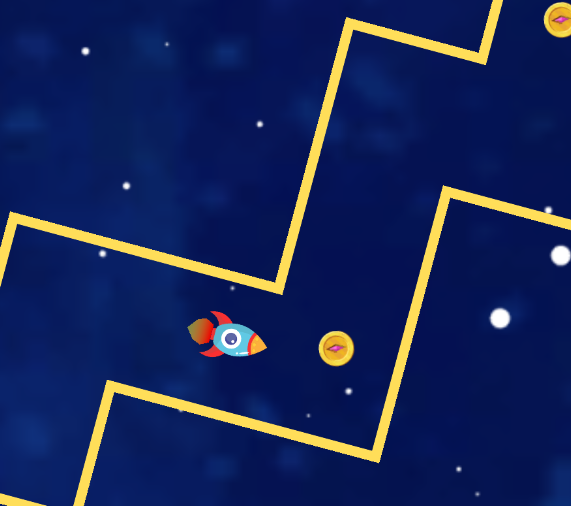
#> input picture game.png, 571 x 506 px
$ python -i edge_detection.py   (imports and definitions only)
#> lines starting #> are read from the running program, lines starting #| are printed output that depends on the picture; after the words box and inside, x2 and y2 are one past the last pixel; in counts of white or black regions, pixels touching at a corner belong together
#> further down, picture is the input picture: shape (506, 571, 3); mean B, G, R 89.2, 37.4, 23.6
import cv2
import numpy as np
from detect_ship import detect_ship


# [1 line not run here, left out]

def get_coin_locations(space_img):
    target_color = np.uint8([[[211, 96, 244]]])  # Update with your coin color
    target_color_hsv = cv2.cvtColor(target_color, cv2.COLOR_BGR2HSV)
    h, s, v = target_color_hsv[0][0]

    lower_bound = np.array([h - 10, max(0, s - 10), max(0, v - 10)])
    upper_bound = np.array([h + 10, min(255, s + 10), min(255, v + 10)])

    space_img_hsv = cv2.cvtColor(space_img, cv2.COLOR_BGR2HSV)
#> space_img_hsv: shape (506, 571, 3); mean H, S, V 107.3, 231.2, 100.1
    mask = cv2.inRange(space_img_hsv, lower_bound, upper_bound)
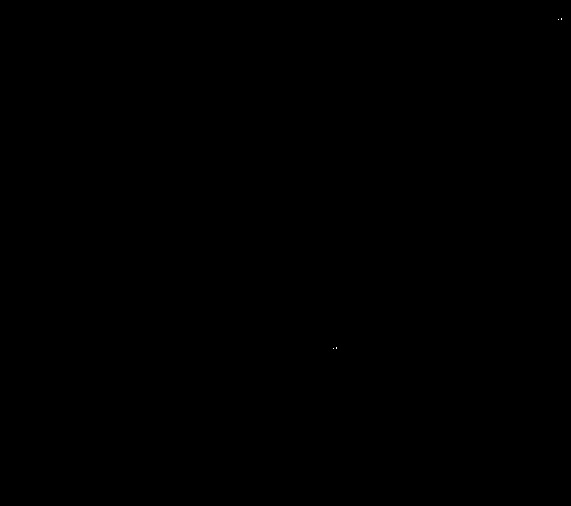
#> mask: shape (506, 571); 0% white in thin lines or dots, all inside (x1, y1, x2, y2) = (333, 18, 562, 349)
    # Return None if mask found nothing
    if np.count_nonzero(mask) == 0:
        return []

    num_labels, labels, stats, centroids = cv2.connectedComponentsWithStats(mask, connectivity=8)
#> labels: shape (506, 571) int32; 5 distinct labels, from 0 to 4
#> num_labels = 5; stats = [[0, 0, 571, 506, 288920], [558, 19, 1, 1, 1], [561, 18, 1, 2, 2], [336, 347, 1, 2, 2], [333, 348, 1, 1, 1]]; centroids = [[285, 252.5], [558, 19], [561, 18.5], [336, 347.5], [333, 348]]
    coin_locations = []
    for label in range(1, num_labels):  # Start from 1 to skip background
        coin_mask = np.where(labels == label, 255, 0).astype(np.uint8)
        nonzero_pixels = cv2.findNonZero(coin_mask)
        centroid_x = np.mean(nonzero_pixels[:, 0, 0])
        centroid_y = np.mean(nonzero_pixels[:, 0, 1])
        coin_locations.append((int(centroid_x), int(centroid_y)))
#> this loop made 4 passes
#> (nonzero_pixels, centroid_x, centroid_y) on passes 2 to 3: ([[561, 18], [561, 19]], 561, 18.5), ([[336, 347], [336, 348]], 336, 347.5)
#> coin_mask: shape (506, 571); 0% white in thin lines or dots, all inside (x1, y1, x2, y2) = (333, 348, 334, 349)
#> after the loop, coin_locations = [(558, 19), (561, 18), (336, 347), (333, 348)]

    filtered_coin_locations = []
    for i in range(len(coin_locations)):
        is_unique = True
        for j in range(i + 1, len(coin_locations)):
            x1, y1 = coin_locations[i]
            x2, y2 = coin_locations[j]
            # Check if the distance between the two coin locations is greater than 5 pixels
            if abs(x1 - x2) < 5 and abs(y1 - y2) < 5:
                is_unique = False
                break
        if is_unique:
            filtered_coin_locations.append(coin_locations[i])
#> this loop made 4 passes
#> after the loop, filtered_coin_locations = [(561, 18), (333, 348)]

    #print("Filtered Coin locations:", filtered_coin_locations)


    return filtered_coin_locations


def detect_ship_and_draw_bounding_box(img, going_up):


    def draw_boundary(angle, img):

        x, y = detect_ship(img)
        angle_radians = np.deg2rad(angle)

        # Calculate the endpoint coordinates
        end_x = int(x + 1000 * np.cos(angle_radians))
        end_y = int(y + 1000 * np.sin(angle_radians))

        # Draw the line
        cv2.line(img, (x, y), (end_x, end_y), (50, 100, 255), 2)

    if (going_up):
        draw_boundary(195 + 180, img) # ------
    else:
        draw_boundary(105 + 180, img) # |


# [11 lines not run here, left out]

>>> import cv2
>>> picture = cv2.imread('game.png')
>>> result = get_coin_locations(picture)
#> result = [(561, 18), (333, 348)]
